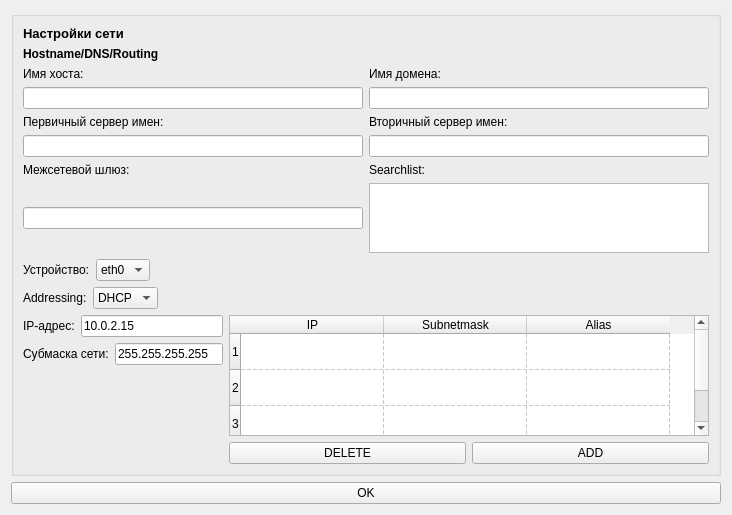
          <widget class="QWidget" name="scrollAreaWidgetContents">
           <property name="geometry">
            <rect>
             <x>0</x>
             <y>0</y>
             <width>732</width>
             <height>512</height>
            </rect>
           </property>
           <layout class="QGridLayout" name="gridLayout_2">
            <item row="0" column="0">
             <widget class="QGroupBox" name="groupBox">
              <layout class="QGridLayout" name="gridLayout">
               <item row="5" column="1">
                <widget class="QLineEdit" name="secondary_server_edit"/>
               </item>
               <item row="3" column="1">
                <widget class="QLineEdit" name="domain_name_edit"/>
               </item>
               <item row="4" column="0">
                <widget class="QLabel" name="primary_server_label">
                 <property name="text">
                  <string>Первичный сервер имен:</string>
                 </property>
                </widget>
               </item>
               <item row="4" column="1">
                <widget class="QLabel" name="secondary_name_label">
                 <property name="text">
                  <string>Вторичный сервер имен:</string>
                 </property>
                </widget>
               </item>
               <item row="5" column="0">
                <widget class="QLineEdit" name="primary_server_edit"/>
               </item>
               <item row="7" column="0">
                <widget class="QLineEdit" name="default_gateway_edit"/>
               </item>
               <item row="7" column="1">
                <widget class="QTextEdit" name="searchlist_edit"/>
               </item>
               <item row="6" column="0">
                <widget class="QLabel" name="default_gateway_label">
                 <property name="text">
                  <string>Межсетевой шлюз:</string>
                 </property>
                </widget>
               </item>
               <item row="9" column="0" colspan="2">
                <layout class="QFormLayout" name="formLayout">
                 <item row="0" column="0">
                  <layout class="QHBoxLayout" name="horizontalLayout_2">
                   <item>
                    <widget class="QLabel" name="device_label">
                     <property name="text">
                      <string>Устройство:</string>
                     </property>
                    </widget>
                   </item>
                   <item>
                    <widget class="QComboBox" name="device_combobox">
                     <item>
                      <property name="text">
                       <string>eth0</string>
                      </property>
                     </item>
                     <item>
                      <property name="text">
                       <string/>
                      </property>
                     </item>
                    </widget>
                   </item>
                  </layout>
                 </item>
                 <item row="1" column="0">
                  <layout class="QHBoxLayout" name="horizontalLayout_3">
                   <item>
                    <widget class="QLabel" name="adressing_label">
                     <property name="text">
                      <string>Addressing:</string>
                     </property>
                    </widget>
                   </item>
                   <item>
                    <widget class="QComboBox" name="adressing_combobox">
                     <item>
                      <property name="text">
                       <string>DHCP</string>
                      </property>
                     </item>
                     <item>
                      <property name="text">
                       <string>Static</string>
                      </property>
                     </item>
                     <item>
                      <property name="text">
                       <string>None</string>
                      </property>
                     </item>
                    </widget>
                   </item>
                  </layout>
                 </item>
                 <item row="3" column="1">
                  <layout class="QVBoxLayout" name="verticalLayout_3">
                   <item>
                    <layout class="QHBoxLayout" name="horizontalLayout_6">
                     <item>
                      <widget class="QPushButton" name="delete_pushButton">
                       <property name="enabled">
                        <bool>true</bool>
                       </property>
                       <property name="text">
                        <string>DELETE</string>
                       </property>
                      </widget>
                     </item>
                     <item>
                      <widget class="QPushButton" name="add_pushButton">
                       <property name="text">
                        <string>ADD</string>
                       </property>
                      </widget>
                     </item>
                    </layout>
                   </item>
                  </layout>
                 </item>
                 <item row="2" column="1">
                  <widget class="QTableWidget" name="sub_net_mask_tabel">
                   <property name="minimumSize">
                    <size>
                     <width>321</width>
                     <height>121</height>
                    </size>
                   </property>
                   <property name="frameShape">
                    <enum>QFrame::StyledPanel</enum>
                   </property>
                   <property name="lineWidth">
                    <number>3</number>
                   </property>
                   <property name="showGrid">
                    <bool>true</bool>
                   </property>
                   <property name="gridStyle">
                    <enum>Qt::DashLine</enum>
                   </property>
                   <attribute name="horizontalHeaderCascadingSectionResizes">
                    <bool>false</bool>
                   </attribute>
                   <attribute name="horizontalHeaderDefaultSectionSize">
                    <number>143</number>
                   </attribute>
                   <attribute name="verticalHeaderDefaultSectionSize">
                    <number>36</number>
                   </attribute>
                   <attribute name="verticalHeaderMinimumSectionSize">
                    <number>17</number>
                   </attribute>
                   <row>
                    <property name="text">
                     <string>1</string>
                    </property>
                   </row>
                   <row>
                    <property name="text">
                     <string>2</string>
                    </property>
                   </row>
                   <row>
                    <property name="text">
                     <string>3</string>
                    </property>
                   </row>
                   <column>
                    <property name="text">
                     <string>IP</string>
                    </property>
                   </column>
                   <column>
                    <property name="text">
                     <string>Subnetmask</string>
                    </property>
                   </column>
                   <column>
                    <property name="text">
                     <string>Alias</string>
                    </property>
                   </column>
                  </widget>
                 </item>
                 <item row="2" column="0">
                  <layout class="QVBoxLayout" name="verticalLayout">
                   <item>
                    <layout class="QHBoxLayout" name="horizontalLayout_4">
                     <item>
                      <widget class="QLabel" name="ip_address_label">
                       <property name="text">
                        <string>IP-aдрес:</string>
                       </property>
                      </widget>
                     </item>
                     <item>
                      <widget class="QLineEdit" name="ip_address_edit">
                       <property name="enabled">
                        <bool>true</bool>
                       </property>
                       <property name="text">
                        <string>10.0.2.15</string>
                       </property>
                      </widget>
                     </item>
                    </layout>
                   </item>
                   <item>
                    <layout class="QHBoxLayout" name="horizontalLayout_5">
                     <item>
                      <widget class="QLabel" name="mask_label">
                       <property name="text">
                        <string>Субмаска сети:</string>
                       </property>
                      </widget>
                     </item>
                     <item>
                      <widget class="QLineEdit" name="mask_edit">
                       <property name="enabled">
                        <bool>true</bool>
                       </property>
                       <property name="text">
                        <string>255.255.255.255</string>
                       </property>
                      </widget>
                     </item>
                    </layout>
                   </item>
                  </layout>
                 </item>
                </layout>
               </item>
               <item row="2" column="0">
                <widget class="QLabel" name="host_name_label">
                 <property name="text">
                  <string>Имя хоста:</string>
                 </property>
                </widget>
               </item>
               <item row="1" column="0" colspan="2">
                <widget class="QLabel" name="name_setting">
                 <property name="font">
                  <font>
                   <pointsize>9</pointsize>
                   <weight>75</weight>
                   <bold>true</bold>
                  </font>
                 </property>
                 <property name="text">
                  <string>Hostname/DNS/Routing</string>
                 </property>
                </widget>
               </item>
               <item row="3" column="0">
                <widget class="QLineEdit" name="host_name_edit"/>
               </item>
               <item row="2" column="1">
                <widget class="QLabel" name="domain_name_label">
                 <property name="text">
                  <string>Имя домена:</string>
                 </property>
                </widget>
               </item>
               <item row="0" column="0">
                <widget class="QLabel" name="setting_label">
                 <property name="font">
                  <font>
                   <pointsize>10</pointsize>
                   <weight>75</weight>
                   <italic>false</italic>
                   <bold>true</bold>
                   <underline>false</underline>
                   <strikeout>false</strikeout>
                   <kerning>true</kerning>
                  </font>
                 </property>
                 <property name="text">
                  <string>Настройки сети</string>
                 </property>
                 <property name="textFormat">
                  <enum>Qt::AutoText</enum>
                 </property>
                </widget>
               </item>
               <item row="6" column="1">
                <widget class="QLabel" name="searchlist_label">
                 <property name="text">
                  <string>Searchlist:</string>
                 </property>
                </widget>
               </item>
              </layout>
             </widget>
            </item>
            <item row="1" column="0">
             <widget class="QPushButton" name="ok_pushButton">
              <property name="text">
               <string>OK</string>
              </property>
             </widget>
            </item>
           </layout>
          </widget>
